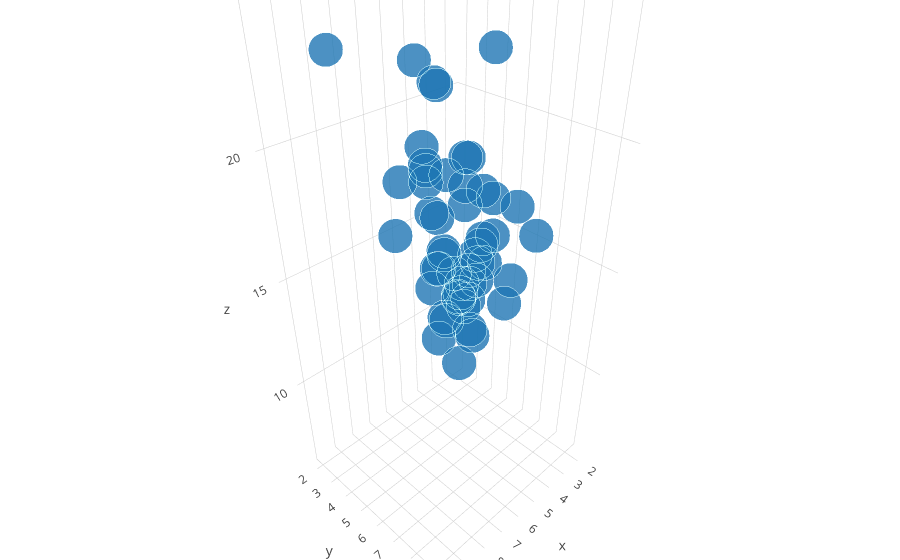

Here is the notebook cell this chart was saved with:
### Markdown cell above
# 3D plot by plotly

### Code cell
import plotly.offline as py
import plotly.graph_objs as go

py.init_notebook_mode(connected=True)

trace1 = go.Scatter3d(
    x=df.alcohol,
    y=df.speeding,
    z=df.total,
    mode='markers',
    marker=dict(
        size=12,
        line=dict(
            color='rgba(217, 217, 217, 0.14)',
            width=0.1
        ),
        opacity=0.8
    )
)

data = [trace1]
layout = go.Layout(
    margin=dict(
        l=0,
        r=0,
        b=0,
        t=0
    ),
    scene = dict(
    zaxis=dict(
        type='liner',
        autorange=True
    )
    )
)

fig = go.Figure(data=data, layout=layout)
py.iplot(fig)

### Figure 1 — Plotly figure (JSON) as saved in the notebook; plotly's stock layout.template omitted (floating-point values rounded to 4 significant figures)
{"data": [{"marker": {"line": {"color": "rgba(217, 217, 217, 0.14)", "width": 0.1}, "opacity": 0.8, "size": 12}, "mode": "markers", "type": "scatter3d", "x": [5.64, 4.525, 5.208, 5.824, 3.36, 3.808, 3.888, 4.86, 1.593, 5.191, 3.9, 7.175, 4.437, 4.352, 4.205, 3.925, 4.272, 4.922, 6.765, 4.53, 4, 2.87, 3.948, 2.784, 5.456, 5.474, 9.416, 5.215, 4.704, 3.48, 3.136, 4.968, 3.567, 5.208, 10.04, 4.794, 5.771, 3.328, 5.642, 4.218, 9.799, 6.402, 5.655, 7.372, 1.808, 4.08, 3.429, 3.498, 6.664, 4.554, 5.568], "y": [7.332, 7.421, 6.51, 4.032, 4.2, 5.032, 4.968, 6.156, 2.006, 3.759, 2.964, 9.45, 5.508, 4.608, 3.625, 2.669, 4.806, 4.066, 7.175, 5.738, 4.25, 1.886, 3.384, 2.208, 2.64, 6.923, 8.346, 1.937, 5.439, 4.06, 1.792, 3.496, 3.936, 6.552, 5.497, 3.948, 6.368, 4.224, 9.1, 3.774, 9.082, 6.014, 4.095, 7.76, 4.859, 4.08, 2.413, 4.452, 8.092, 4.968, 7.308], "z": [18.8, 18.1, 18.6, 22.4, 12, 13.6, 10.8, 16.2, 5.9, 17.9, 15.6, 17.5, 15.3, 12.8, 14.5, 15.7, 17.8, 21.4, 20.5, 15.1, 12.5, 8.2, 14.1, 9.6, 17.6, 16.1, 21.4, 14.9, 14.7, 11.6, 11.2, 18.4, 12.3, 16.8, 23.9, 14.1, 19.9, 12.8, 18.2, 11.1, 23.9, 19.4, 19.5, 19.4, 11.3, 13.6, 12.7, 10.6, 23.8, 13.8, 17.4]}], "layout": {"margin": {"b": 0, "l": 0, "r": 0, "t": 0}, "scene": {"zaxis": {"autorange": true, "type": "liner"}}}}
